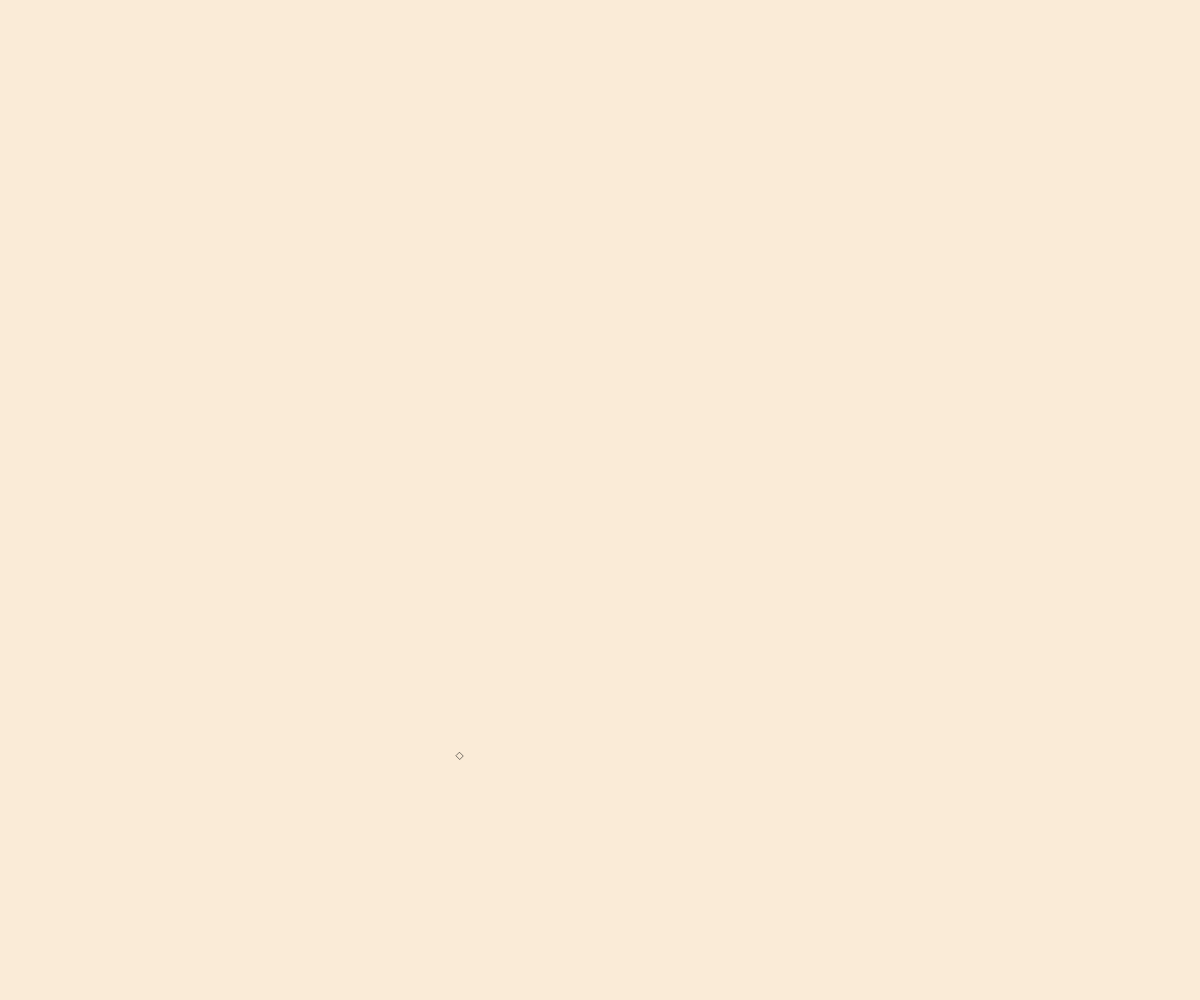
Frame 1 (no input)
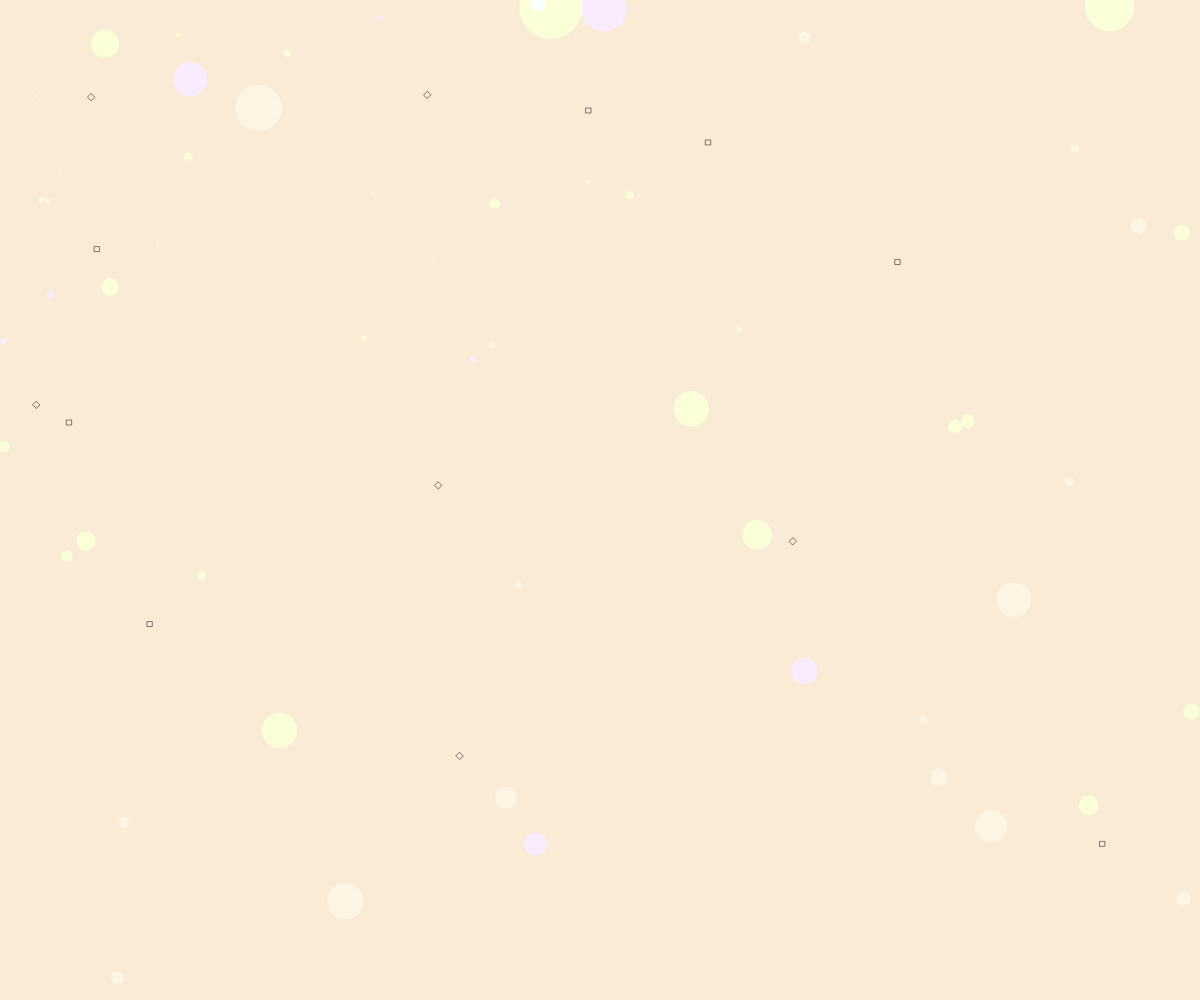
Frame 60 (no input)
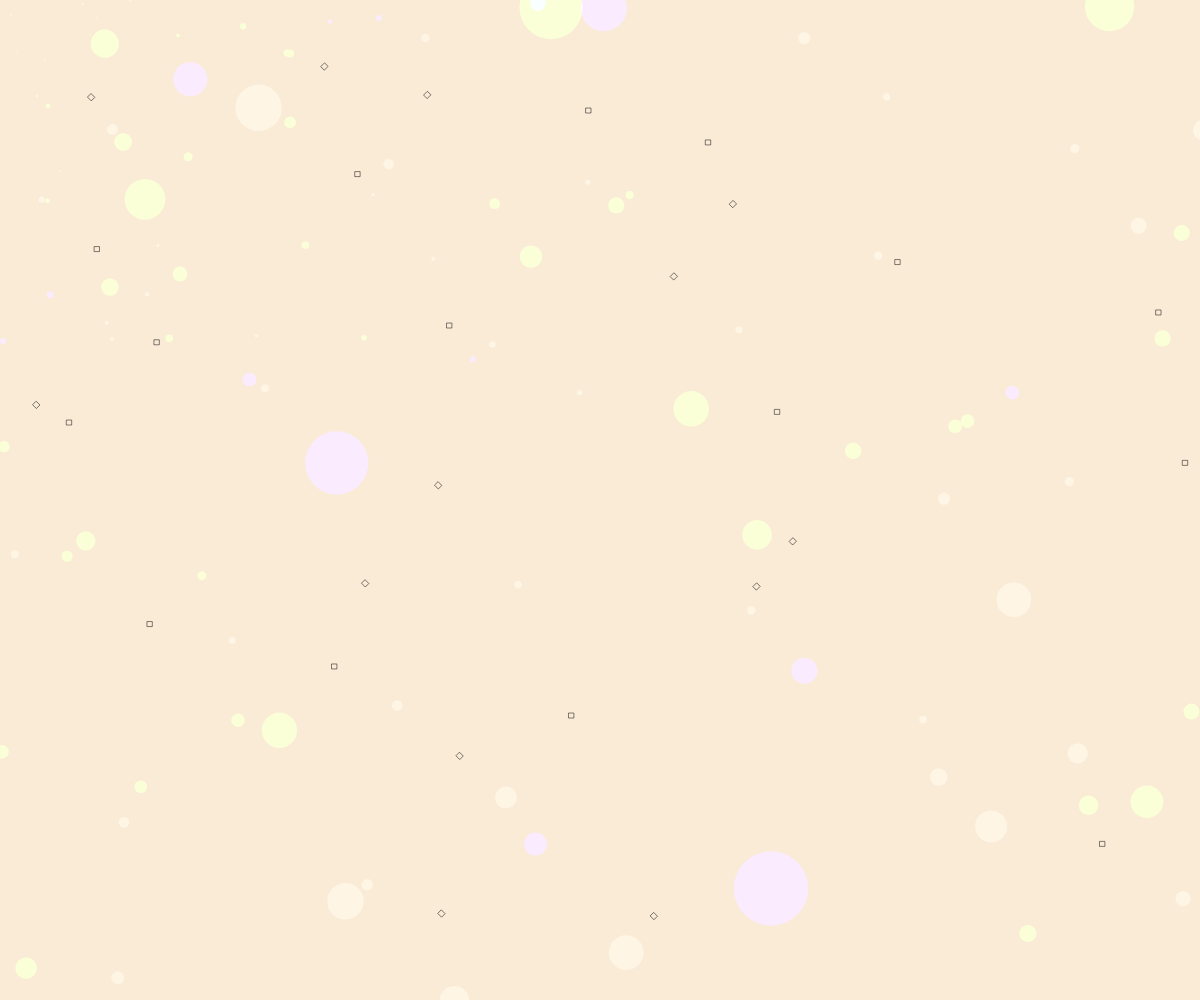
Frame 120 (the mouse pressed at the canvas centre since frame 60)

The p5.js sketch that drew these frames (run headless with seeded random() and noise() and a simulated clock; from frame 60 on, the mouse is pressed at the canvas centre):

// p5.js sketch
// ── sketch.js
function preload() {
  // put preload code here
}

function setup() {
  createCanvas(windowWidth, windowHeight);
  background('#FAEBD7');
  angleMode(DEGREES);
}

function draw() {

let x = random (0, width) // imposto una variabile affinché le coordinate della posizione delle geometrie sia randomica
let y = random (0, height)
if(random()<0.7) // imposto un framerate diverso per la comparsa delle forme, con due opzioni valide
{ frameRate(500)
} else {
  frameRate(100)
}

// ora procedo a definire le forme, tre cerchi di colori diversi che possono creare ulteriori colori diversi per sovrapposizione, e dei quadrati con solo stroke nero
push()
scale (random(0, 5)) // do un attributo randomico anche allo scaling per ottenere cerchi di grandezze diverse
blendMode(SCREEN)
fill ("lime")
noStroke()
ellipse(x,y,15)
pop()

push()
scale (random(0, 5))
blendMode(SCREEN)
fill ("coral")
noStroke()
ellipse(x,y,10)
pop()

push()
scale (random(0, 10))
blendMode(SCREEN)
fill ("blue")
noStroke()
ellipse(x,y,10)
pop()

push()
rotate(45*frameCount);
noFill();
stroke('black');
strokeWeight(0.5);
rect(x,y,5)
pop()

// imposto un if statement per fare in modo che il disegno finisca dopo un certo framecount 
if (frameCount == 800) {

  noLoop();
}

}
